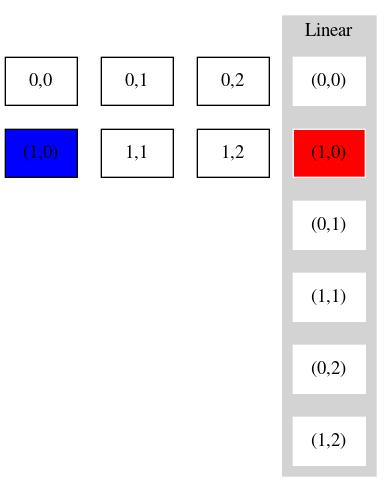

Here is the Python script that generated this plot:
import pydot
import os
class Matrix:
	def __init__(self,d_x,d_y):
		self.x = d_x
		self.y = d_y
		content = [[],[]]
		self.posicion = 0
		self.true_x = 0
		self.true_y = 0
		self.fila = False
	def to_lineal(self,pos_x,pos_y,modo_fila):
		if(modo_fila):
			self.posicion = pos_x*self.x + pos_y
			self.true_x = pos_x
			self.true_y = pos_y
			self.fila = True
			return self.posicion
		else:
			self.posicion = pos_y*self.y + pos_x
			self.true_x = pos_x
			self.true_y = pos_y
			self.fila = False
			return self.posicion
	def getNode(self):
		return "({},{})".format(self.true_x,self.true_y)
	def get_valid_node(self,c_x,c_y,parentesis):
		if(c_x == self.true_x and c_y == self.true_y):
			if(parentesis):
				return "ren"
			return "og"
		if(parentesis):
			return "\"({},{})\"".format(c_x,c_y)
		return "\"{},{}\"".format(c_x,c_y)
	def get_row(self,index):
		c = 0
		is_first = True
		result = ""
		while(c<self.x):
			if(is_first):
				result = result + self.get_valid_node(index,c,False)
				is_first = False
			else:
				result = result + " -> " + self.get_valid_node(index,c,False)
			c+=1
		return result
	def get_column(self,index):
		c = 0
		is_first = True
		result = ""
		while(c<self.y):
			if(is_first):
				result = result + self.get_valid_node(c,index,False)
				is_first = False
			else:
				result = result + " -> " + self.get_valid_node(c,index,False)
			c+=1
		return result
	def get_matrix_as_linear(self):
		c = 0
		result = ""
		is_first = True
		if(self.fila):
			while(c<self.y):
				c4 = 0
				while(c4 < self.x):
					if(is_first):
						result = result + self.get_valid_node(c,c4,True)
						is_first = False
					else:
						result = result +" -> "+ self.get_valid_node(c,c4,True)
					c4 += 1
				c+=1
		else:
			while(c<self.x):
				c4 = 0
				while(c4 < self.y):
					if(is_first):
						result = result + self.get_valid_node(c4,c,True)
						is_first = False
					else:
						result = result +" -> "+ self.get_valid_node(c4,c,True)
					c4 += 1
				c+=1
		return result
	def graph(self):
		resultado = "digraph Matrix { node [shape=box] graph [ranksep=0.25 nodesep=0.25]"+"\n"
		resultado = resultado + "og[label = \""+self.getNode()+"\",style=filled, fillcolor=blue] ; " + "\n"
		resultado = resultado + "edge [dir=back] edge [style=invis weight=100]" + "\n"
		c = 0
		while(c<self.y):
			resultado = resultado + "rank=same {"+self.get_row(c)+"}"+"\n"
			c+=1
		c = 0
		while(c<self.x):
			resultado = resultado + self.get_column(c) + "\n"
			c+=1
		resultado = resultado + "subgraph cluster_0 {style=filled; color=lightgrey; node [style=filled,color=white];"+"\n"
		resultado = resultado + "ren [label = \""+self.getNode()+"\",style=filled, fillcolor=red] ;" + "\n"	
		resultado = resultado + self.get_matrix_as_linear()+";"+"\n"
		resultado = resultado + "label = \"Linear\";"+"\n"
		resultado = resultado + "}"+"\n"
		resultado = resultado + "}"
		grafos = pydot.graph_from_dot_data(resultado)
		(g,)=grafos
		g.write_jpg('matrix.jpg')
		os.system('matrix.jpg')
